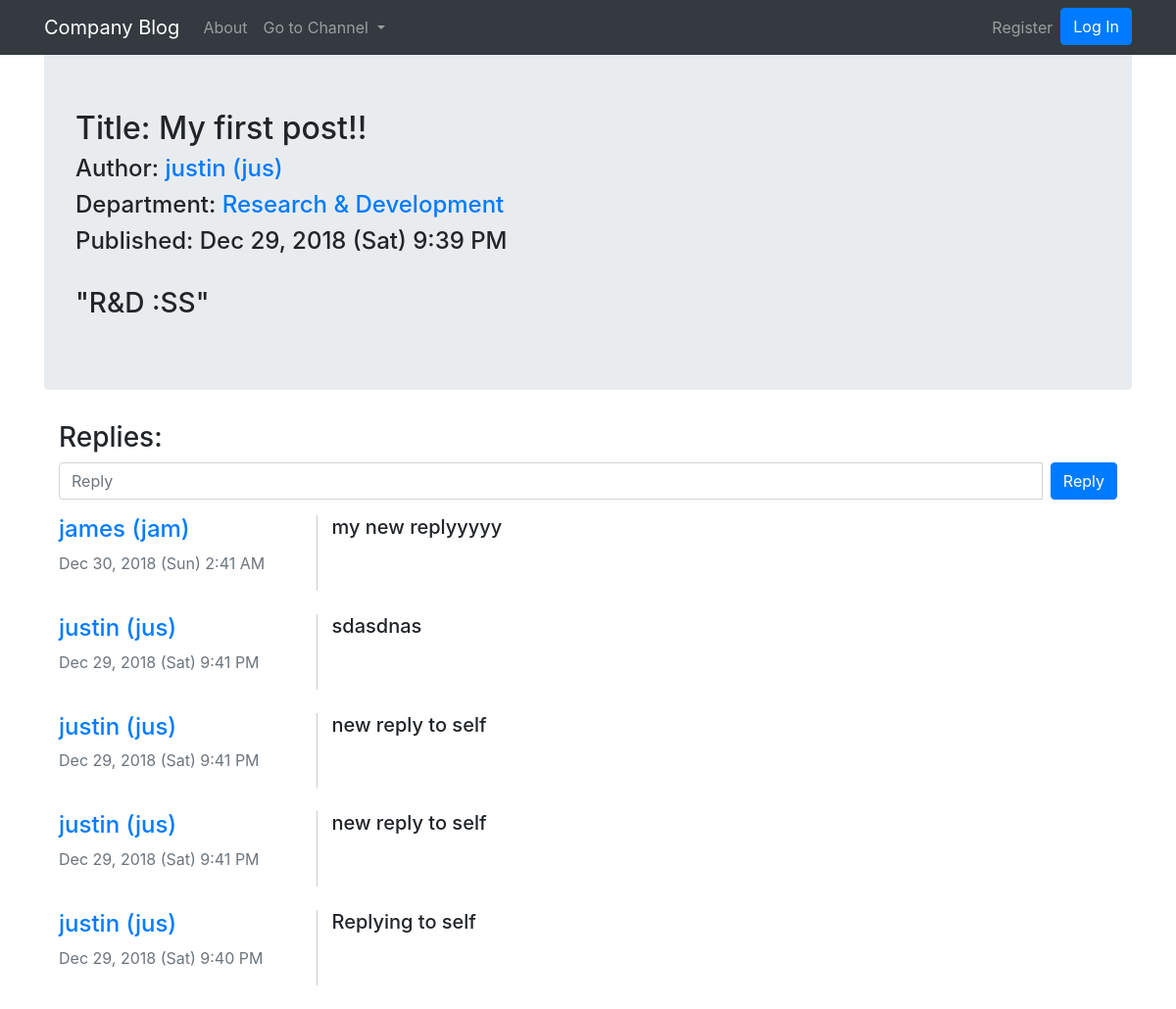
Screenshot of /post/3 with the database file from the repository.
### blogApp/models.py (models this page shows, shortened)
class Post(db.Model):
    __tablename__ = 'posts'
    users = db.relationship(User)
    id = db.Column(db.Integer, primary_key=True)
    user_id = db.Column(db.Integer, db.ForeignKey('users.id'), nullable=False)
    date = db.Column(db.DateTime, nullable=False, default = datetime.utcnow)
    title = db.Column(db.String(128), nullable=False)
    department = db.Column(db.String(128))
    text = db.Column(db.Text, nullable=False)
    replies = db.relationship('Reply', backref='parent_post', lazy=True)

class User(db.Model, UserMixin):
    __tablename__ = 'users'
    id = db.Column(db.Integer, primary_key = True)
    email = db.Column(db.String(64), unique=True, index=True)
    username = db.Column(db.String(64), unique=True, index=True)
    position = db.Column(db.String(64), index=True)
    password_hash = db.Column(db.String(128))
    posts = db.relationship('Post', backref='author', lazy=True)
    replies = db.relationship('Reply', backref='replier', lazy=True)

class Reply(db.Model):
    posts = db.relationship(Post)
    id = db.Column(db.Integer, primary_key=True)
    post_id = db.Column(db.Integer, db.ForeignKey('posts.id'), nullable=False)
    user_id = db.Column(db.Integer, db.ForeignKey('users.id'), nullable=False)
    date = db.Column(db.DateTime, nullable=False, default = datetime.utcnow)
    text = db.Column(db.Text, nullable=False)

### blogApp/posts/views.py (the view, shortened to what this page needs)
@posts.route('/post/<int:post_id>', methods=['GET', 'POST'])
def view_post(post_id):
    post = Post.query.get_or_404(post_id)
    replies = Reply.query.filter_by(parent_post=post).order_by(Reply.date.desc())
    form = NewReplyForm()
    return render_template('view_post.html', form=form, post=post, replies=replies)

### blogApp/posts/forms.py
class NewReplyForm(FlaskForm):
    text = StringField('Text', validators=[DataRequired()])
    submit = SubmitField('Reply')

### blogApp/__init__.py (called while the page is built)
@app.context_processor
def inject_departments():
	departments = NewPostForm.departments
	return dict(departments=departments)

@app.context_processor
def inject_current_user():
	return dict(current_user=current_user)

### blogApp/templates/view_post.html (shortened to what this page needs)
{% extends "base.html" %}
{% block content %}
<div class="jumbotron">
    <h2>Title: {{ post.title }}</h2>
    <h4>Author: <a href="{{ url_for('users.user_posts', username=post.author.username) }}">{{ post.author.username }} ({{post.author.position}})</a></h4>
    <h4>Department: <a href="{{ url_for('core.department', department=post.department) }}">{{ post.department }}</a></h4>
    <h4>Published: {{ post.date.strftime('%b %d, %Y (%a) %-I:%M %p') }}</h4>
    <br>
    <h3>"{{ post.text }}"</h3>
</div>
<div class="container">
    <h3>Replies:</h3>
    <form class="form-group" method="POST">
        <div class="input-group">
            {{ form.text(class="form-control", placeholder="Reply") }}
            <span class="input-group-btn">
            {{ form.submit(class="btn btn-primary", style="margin-left:8px") }}
          </span>
        </div>
    </form>
    {% for item in replies %}
    <div class="row">
        <div class="col-md-3">
            <h4><a href="{{ url_for('users.user_posts', username=item.replier.username) }}">{{item.replier.username}} ({{item.replier.position}})</a></h4>
            <p class="text-muted">
                {{ item.date.strftime('%b %d, %Y (%a) %-I:%M %p') }}
            </p>
        </div>
        <div class="col-md-9" style="border-left: 1px solid #ccc;">
            <h5>{{item.text}}</h5>
        </div>
    </div>
    <br>
    {% endfor %}
</div>
{% endblock content %}

### rows the page displays
Post: title "My first post!!", department "Research & Development", date "Dec 29, 2018 (Sat) 9:39 PM", text "R&D :SS"
User: author.username "justin", author.position "jus"
Reply: replier.username "james", replier.position "jam", date "Dec 30, 2018 (Sun) 2:41 AM", text "my new replyyyyy"
Reply: replier.username "justin", replier.position "jus", date "Dec 29, 2018 (Sat) 9:41 PM", text "sdasdnas"
Reply: replier.username "justin", replier.position "jus", date "Dec 29, 2018 (Sat) 9:41 PM", text "new reply to self"
Reply: replier.username "justin", replier.position "jus", date "Dec 29, 2018 (Sat) 9:41 PM", text "new reply to self"
Reply: replier.username "justin", replier.position "jus", date "Dec 29, 2018 (Sat) 9:40 PM", text "Replying to self"
